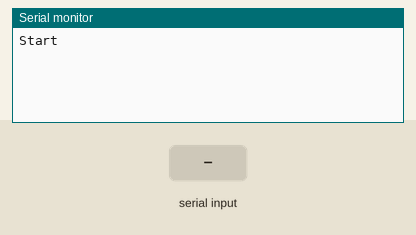
The sketch below on a simulated Arduino Uno, built with avr-gcc and run on an emulated ATmega328P. Shown: the last lines printed to the serial monitor. The inputs (shaded band) are chosen by the test bench.

Above: at 1.2 s.
1.3 s: "1\n" received over Serial
At 2.0 s:
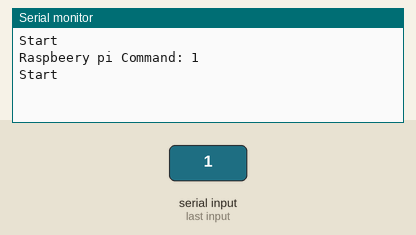
2.8 s: "0\n" received over Serial
At 3.1 s:
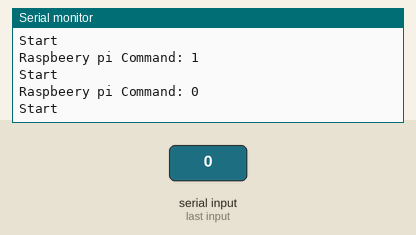
4.3 s: "2\n" received over Serial
At 5.5 s:
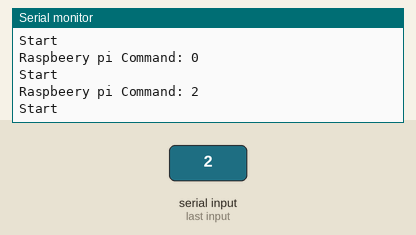

The sketch:

Pre-Amble_Ardu_0.1.ino
```cpp
String command;

void setup() {
  // put your setup code here, to run once:
Serial.begin(9600);
Serial.println("Start");
}

void loop() {
  // put your main code here, to run repeatedly:
  if (Serial.available()) {
   // Serial.println();
    command = Serial.readStringUntil('\n');
    command.trim();
    command = "Raspbeery pi Command: " + command;
    Serial.println(command);
    Serial.println("Start");
  }}
```

Measured:
- after the input at 1.3 s, the serial monitor: prints a new line at once (image 1)
- after the input at 2.8 s, the serial monitor: prints a new line at once (image 2)
- after the input at 4.3 s, the serial monitor: prints a new line at once (image 3)
